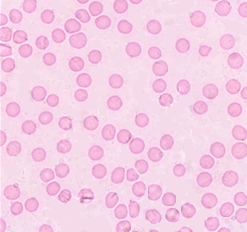
#> input picture Activity 10/cell_edit.png, 247 x 232 px
$ jupyter execute 'Activity 10 - Blob analysis (2nd version).ipynb'
#> lines starting #> are read from the running program, lines starting #| are printed output that depends on the picture
[cell 1]
import numpy as np
import matplotlib.pyplot as plt
import cv2
import skimage

[cell 2]
img = cv2.imread('cell_edit.png')
#> img is the input picture: shape (232, 247, 3); mean B, G, R 229.5, 206.2, 244.8
img_gray = cv2.imread('cell_edit.png', 0)
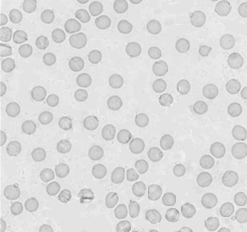
#> img_gray: shape (232, 247); min 133, max 247, mean 219.9

[cell 3]
##Applying gaussian blur
img_gray_blur = cv2.GaussianBlur(img_gray,(3,3),0)

[cell 4]
plt.figure(figsize=[12,6])
plt.subplot(121)
plt.imshow(img_gray, cmap='gray')
plt.axis('off')

plt.subplot(122)
plt.imshow(img_gray_blur, cmap='gray')
plt.axis('off')
plt.show()
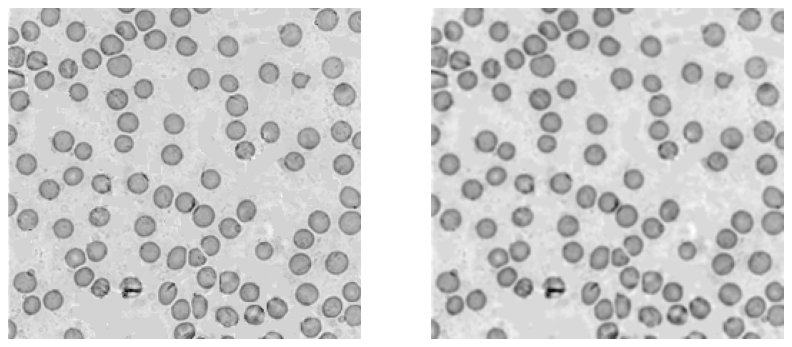
#> figure drawn by matplotlib, 2 panels

$ run again, with Activity 10/cell_image_crop.jpg saved as Activity 10/cell_edit.png
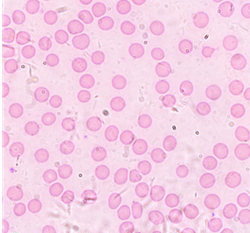
#> input picture Activity 10/cell_image_crop.jpg, 250 x 233 px
#> img is the input picture: shape (233, 250, 3); mean B, G, R 229.4, 206.1, 244.6
#> `img_gray = cv2.imread('cell_edit.png', 0)`:
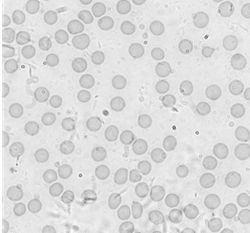
#> img_gray: shape (233, 250); min 103, max 255, mean 219.8
#> `plt.show()`:
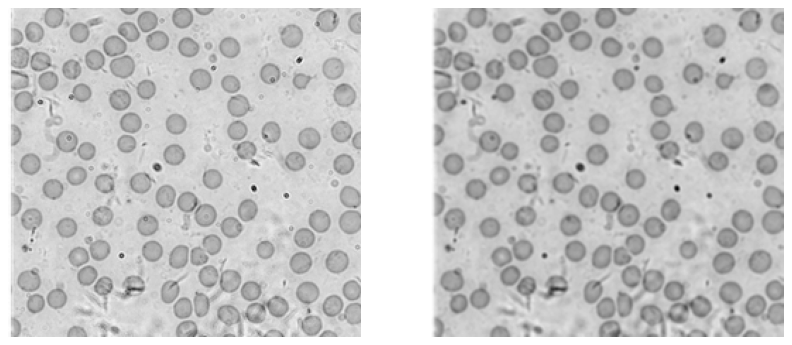
#> figure drawn by matplotlib, 2 panels
